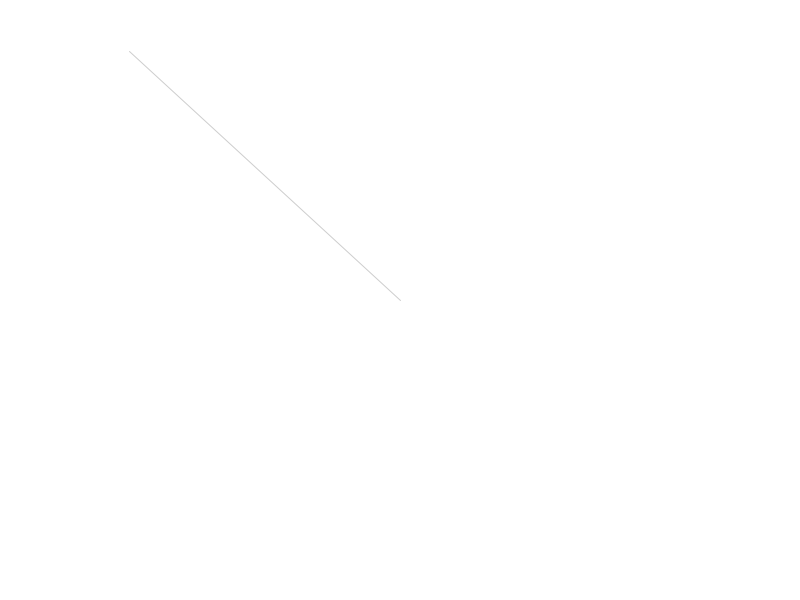
Frame 1 (no input)
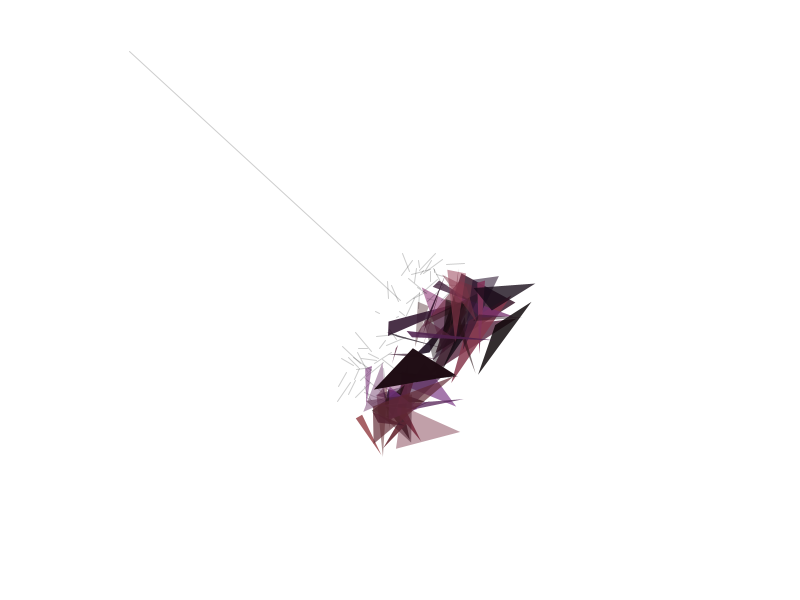
Frame 60 (the mouse pressed at the canvas centre just before this capture)
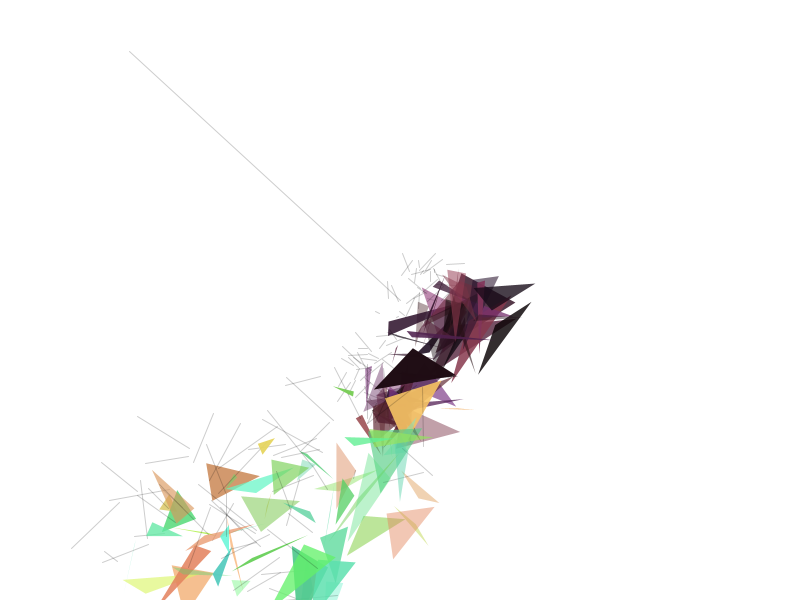
Frame 120 (the mouse held since frame 60 and released just before this capture)

The Processing sketch that drew these frames (run headless with seeded random() and noise(); from frame 60 on, the mouse is pressed at the canvas centre):

// Processing sketch: processing_6790
// ── processing_6790.pde


//|||||||||||||||||||||||||||||||||||||\\
//||                                 ||\\
//||  Sunil vallu                    ||\\
//||  New Media Design               ||\\  
//||  National Institute Of Deaign   ||\\
//||                                 ||\\
//|||||||||||||||||||||||||||||||||||||\\


float x = random(400,width);
float y = random(300,height);
float w = random(0,200);
float h = random(0,200);
float d = random(0,200);

float x1 ;
float y1 ;
float x2 ;
float y2 ;
float x3 ;
float y3 ;

void setup(){
  size(800,600);
  frameRate(30);
  background(255);
  smooth(); 
   // move this to draw if you want to see animated version
}

void draw(){
//background(255);

  if(mousePressed){
    color c = color(random(10,125),150,random(200,250),random(100,255));
        tri(c);
    stick(); // draw lines
    shake(60);
  }
  else{
    color c = color(random(200,255),150,random(10,150),random(100,255));
    tri(c); // draw triangles
    stick();
    shake(20);
  }




}

/// triangle drawing function
void tri(color c){
  colorMode(HSB);
  noStroke();
  fill(c);
  triangle(x1,y1,x2,y2,x3,y3); 
}


// line drawing function
void stick(){
  stroke(0,50);
  strokeWeight(random(1,1));
  line(x,y,w,h); 
}

// to make movement with slight variation
void shake(float speed){
  x = x+random(-1,1)*speed;
  y = y+random(-1,1)*speed;
  w = x+random(-1,1)*speed;
  h = y+random(-1,1)*speed;

  // constrain
  x = constrain(x,0,width);
  y = constrain(y,0,height);
  w = constrain(w,0,width);
  h = constrain(h,0,height);

  // for triangle

  x1 = abs(x+random(-1,100));
  y1 = abs(y+random(-1,50));
  x2 = abs(x+random(-1,50));
  y2 = abs(y+random(-1,100));
  x3 = abs(x+random(-1,50));
  y3 = abs(y+random(-1,50));

}

void keyPressed(){
 background(255); 
}
